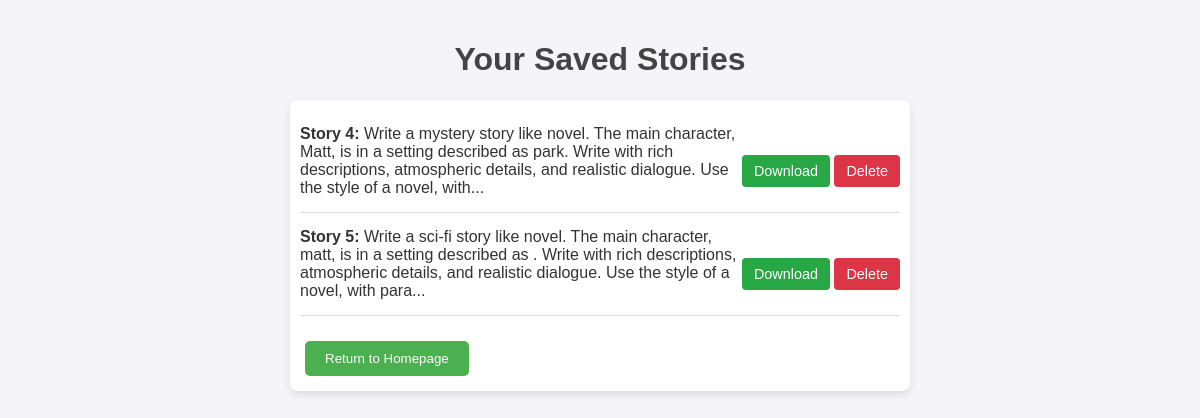
Screenshot of /profile (signed in) with the database file from the repository.
### tables this page shows
CREATE TABLE stories (
        id INTEGER PRIMARY KEY AUTOINCREMENT,
        user_id INTEGER,
        story TEXT,
        FOREIGN KEY (user_id) REFERENCES users (id)
    );

### app.py (the view)
@app.route('/profile')
def profile():
    user_id = session.get('user_id')
    if not user_id:
        flash("Please log in to view your profile.", "error")
        return redirect(url_for('login'))
    conn = sqlite3.connect('story_generator.db')
    cursor = conn.cursor()
    cursor.execute("SELECT id, story FROM stories WHERE user_id = ?", (user_id,))
    stories = cursor.fetchall()
    conn.close()
    return render_template('profile.html', stories=stories)

### templates/profile.html (shortened to what this page needs)
<!DOCTYPE html>
<html lang="en">
<head>
</head>
<body>
    <h1>Your Saved Stories</h1>
    <div class="story-container">
        {% if stories %}
            {% for story_id, story in stories %}
                <div class="story">
                    <p><strong>Story {{ story_id }}:</strong> {{ story[:200] }}...</p>
                    <div class="button-container">
                        <a href="{{ url_for('download_saved_story', story_id=story_id) }}" class="action-button download-button">Download</a>
                        <a href="{{ url_for('delete_saved_story', story_id=story_id) }}" class="action-button delete-button">Delete</a>
                    </div>
                </div>
            {% endfor %}
        {% else %}
            <p class="no-stories">You have no saved stories.</p>
        {% endif %}
         <div class="button-container">
            <form action="/" method="GET">
                <button type="submit">Return to Homepage</button>
            </form>
        </div>
    </div>
</body>
</html>

### templates/profile.html (style rules this page uses)
body { font-family: Arial, sans-serif; margin: 0; padding: 20px; background-color: #f4f4f9; color: #333; }
h1 { text-align: center; color: #444; }
.story-container { margin: 20px auto; max-width: 600px; padding: 10px; background: white; border-radius: 8px; box-shadow: 0 4px 8px rgba(0, 0, 0, 0.1); }
.story { padding: 10px 0; border-bottom: 1px solid #ddd; display: flex; justify-content: space-between; align-items: center; }
.story p { margin: 0; padding: 5px 0; flex: 1; }
.button-container { margin-top: 20px; }
button { padding: 10px 20px; background-color: #4CAF50; color: white; border: none; border-radius: 5px; cursor: pointer; margin: 5px; transition: background-color 0.3s; }
.action-button { display: inline-block; padding: 8px 12px; font-size: 0.9em; color: white; text-decoration: none; border-radius: 4px; text-align: center; }
.download-button { background-color: #28a745; }
.delete-button { background-color: #dc3545; }

### rows the page displays
stories: id "4", story "Write a mystery story like novel. The main character, Matt, is in a setting described as park. Write with rich descriptions, atmospheric details, and realistic dialogue. Use the style of a novel, with"
stories: id "5", story "Write a sci-fi story like novel. The main character, matt, is in a setting described as . Write with rich descriptions, atmospheric details, and realistic dialogue. Use the style of a novel, with para"
